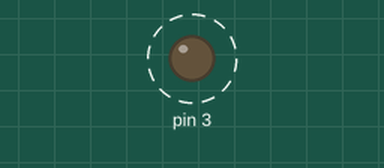
This sketch was run on a simulated Arduino Uno, built with avr-gcc and run on an emulated ATmega328P. Parts: output pins drawn as LEDs (lit = HIGH). Dashed ring = blinking.

Above: at 0.2 s.
Timing chart, 0 to 3.0 s (numbered marks = the images above):
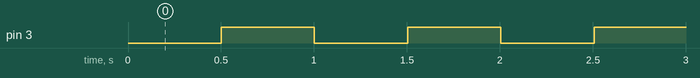

Measured:
- by itself, pin 3: alternates HIGH for 0.50 s and LOW for 0.50 s

The sketch:

00_digitalWrite.ino
```cpp
int ledState;
long long lastChange;

void setup() {
  // TODO: declare output pin
  pinMode(3, OUTPUT);
  ledState = LOW;
  lastChange = millis();
}

void loop() {
  // TODO: change output value every X seconds

  digitalWrite(3, ledState);
  if (millis() - lastChange > 500) {
    ledState = !ledState;
    lastChange = millis();
  }
}
```
